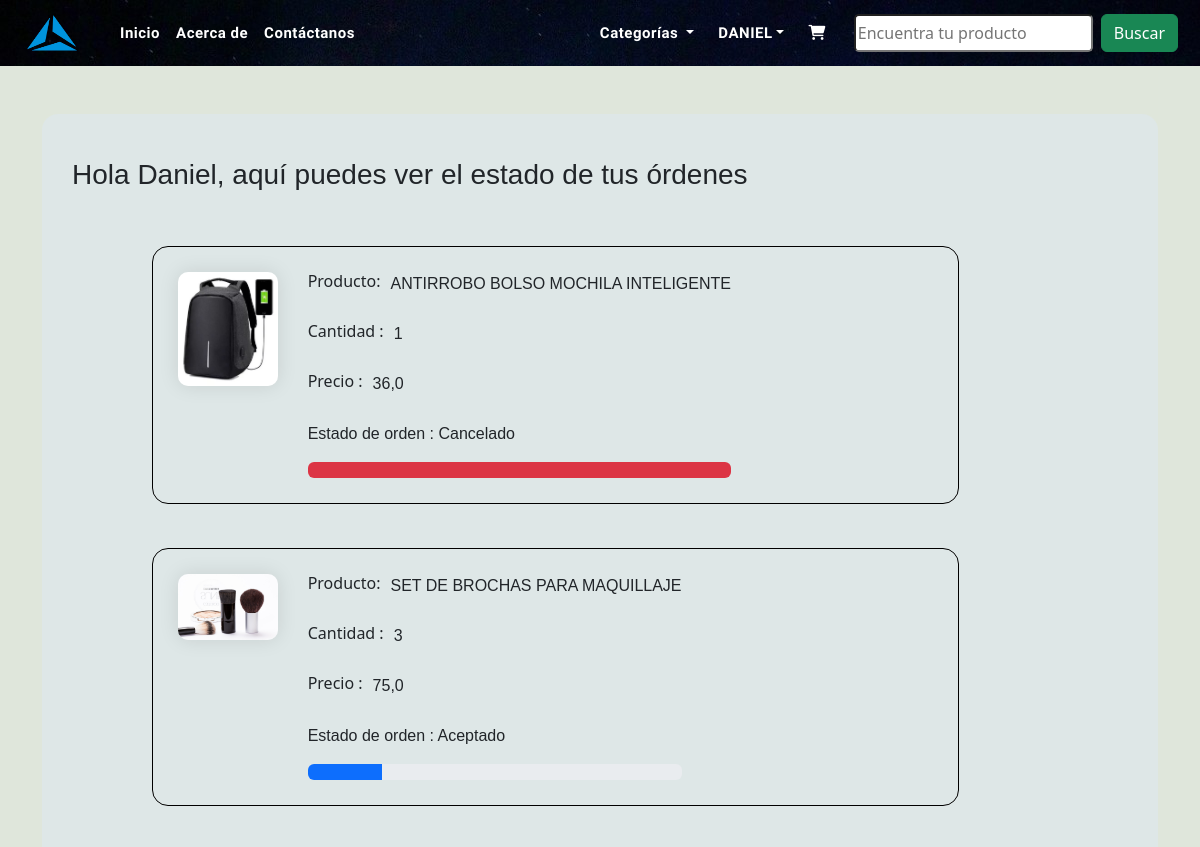
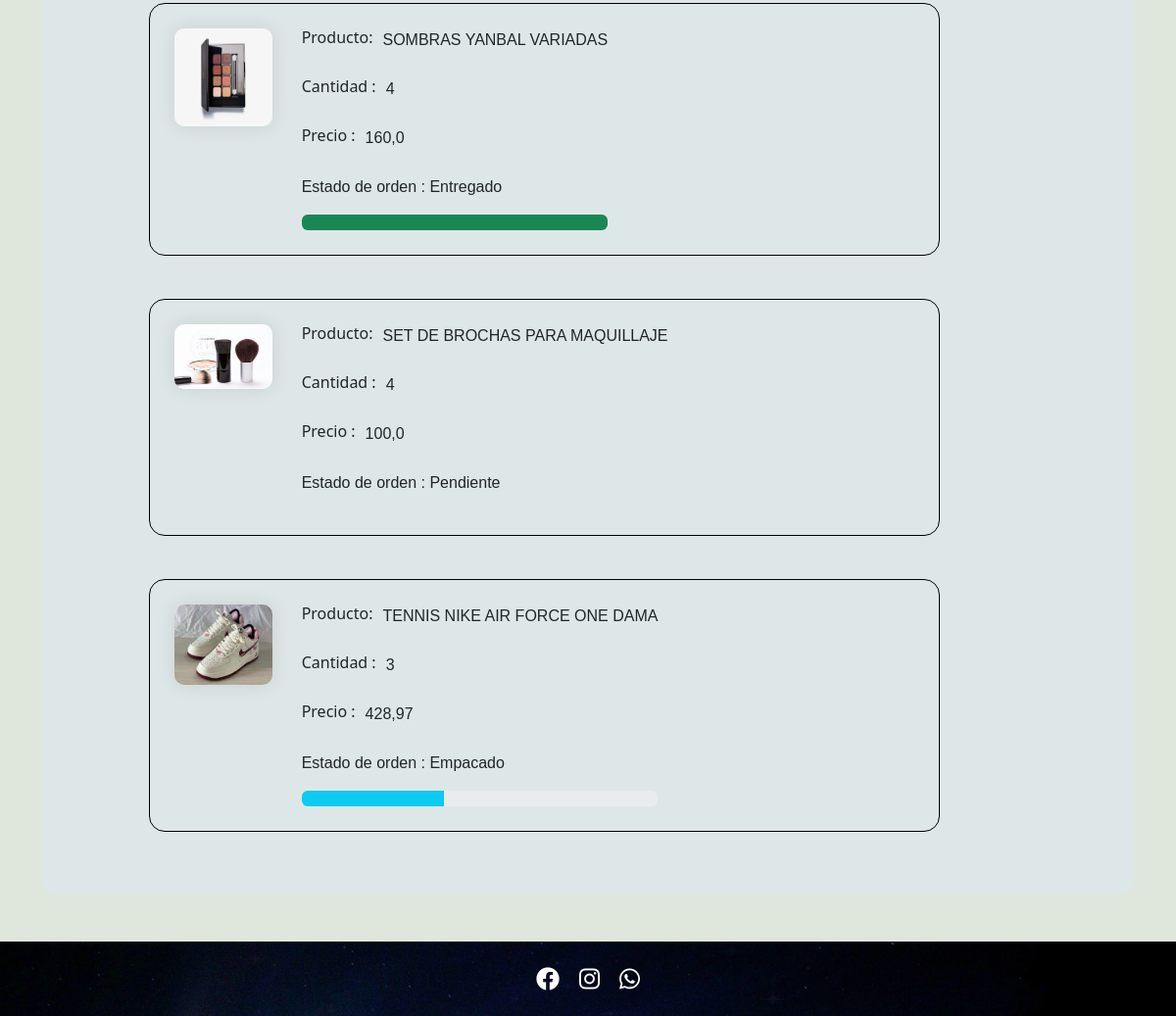
The page /orders/ (signed in) on the database as committed earlier (2 pictures, top to bottom).
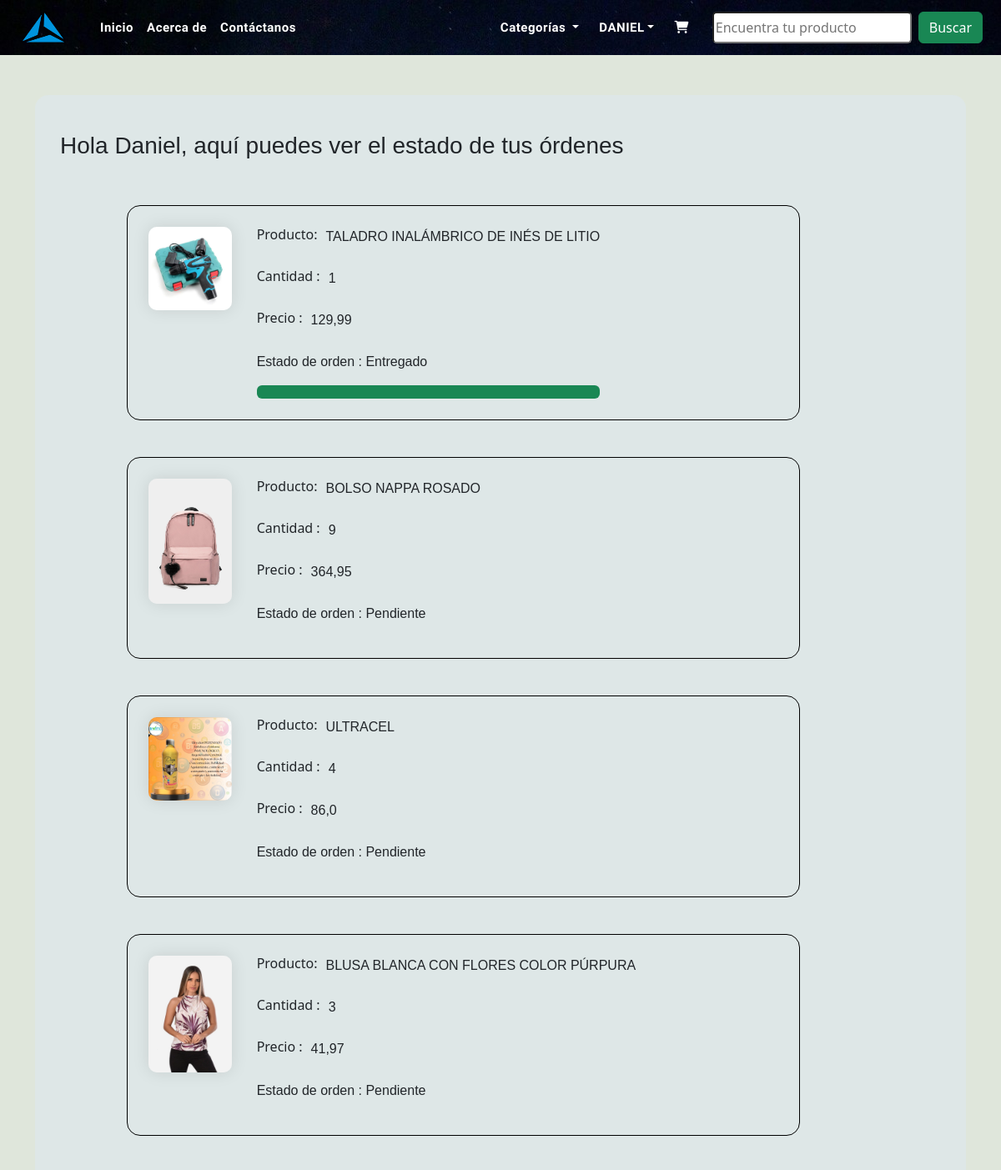
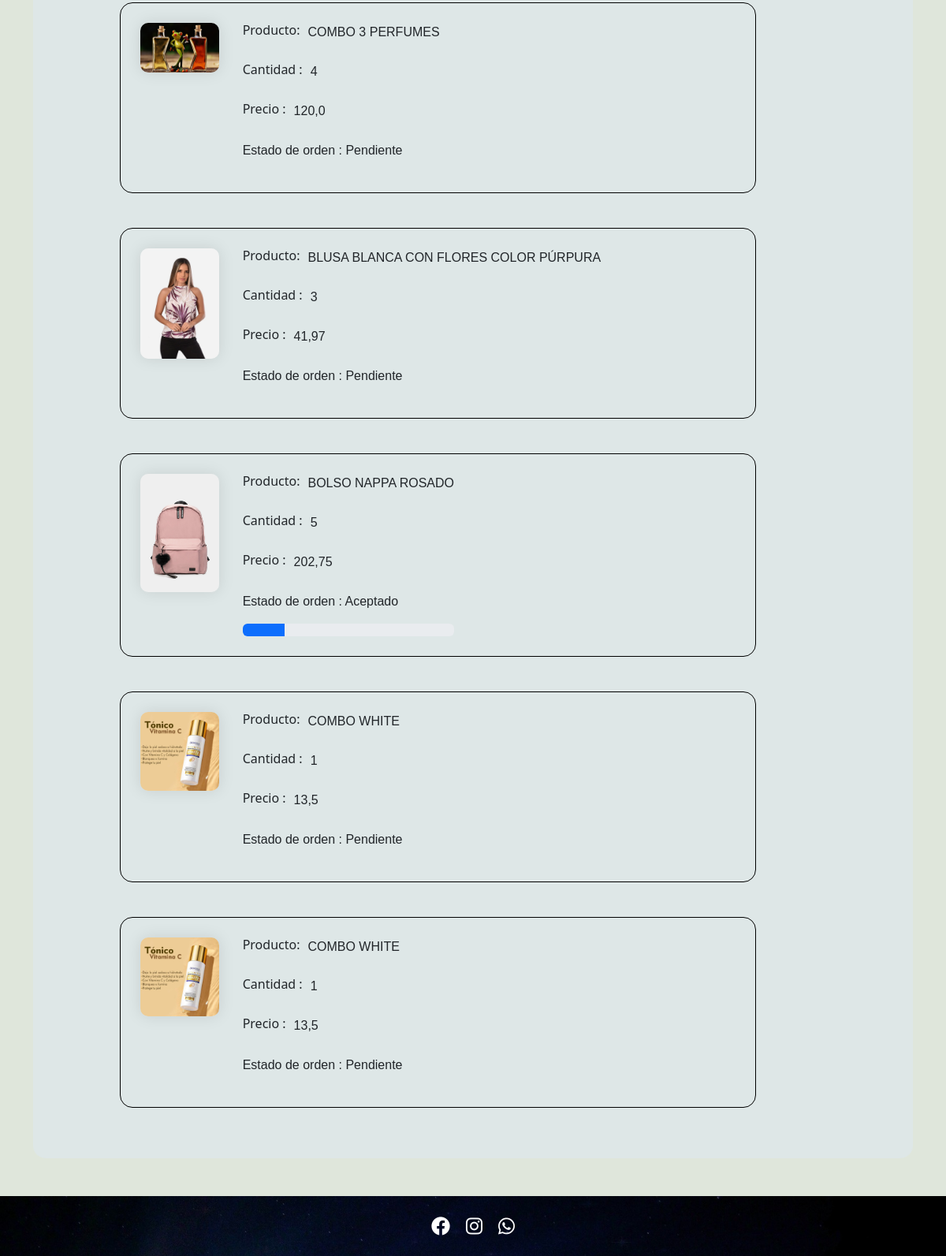
The same page on the database as committed later (2 pictures, top to bottom).
### app/models.py (models this page shows, shortened)
class OrderPlaced(models.Model):
    user = models.ForeignKey(User,on_delete=models.CASCADE)
    customer = models.ForeignKey(Customer,on_delete=models.CASCADE)
    product = models.ForeignKey(Product,on_delete=models.CASCADE)
    cantidad = models.PositiveIntegerField(default=1)
    fecha_orden = models.DateTimeField(auto_now_add=True)
    status = models.CharField(max_length=50,choices=STATUS_CHOICES, default='Pendiente')
    payment = models.ForeignKey(Payment,on_delete=models.CASCADE,default="")
    class Meta:
        verbose_name_plural = "Pedidos Realizados"
    @property
    def total_cost(self):
        return self.cantidad * self.product.precio_con_descuento

class Product(models.Model):
    titulo_producto = models.CharField(max_length=100)
    precio_venta = models.FloatField()
    precio_con_descuento = models.FloatField()
    descripcion = models.TextField()
    referencia = models.TextField(default='')
    pais_origen = models.CharField(choices=COUNTRY_CHOICES, max_length=60)
    categoria = models.CharField(choices=CATEGORY_CHOICES, max_length=2)
    imagen_producto = models.ImageField(upload_to='product')
    class Meta:
        verbose_name_plural = "Productos"

### app/views.py (the view)
# urls.py: path('orders/', views.orders,name='orders'),
@login_required
def orders(request):
    totalitem = 0
    wishitem = 0
    if request.user.is_authenticated:
        totalitem = len(Cart.objects.filter(user=request.user))
        wishitem = len(Wishlist.objects.filter(user=request.user))
    order_placed=OrderPlaced.objects.filter(user=request.user)
    return render(request, 'app/orders.html',locals())

### app/templates/app/orders.html (shortened to what this page needs)
{% extends 'app/base.html' %}
{% load static %}
{% block main-content %}
<div class="container my-5">
    <div class="banner-izquierdo">
        <br>
        <h3>Hola <span class="text-capitalize">{{request.user}}</span>, aquí puedes ver el estado de tus órdenes</h3>
        <br>
        <div class="col-sm-9 offset-sm-1">
            {% for op in order_placed %}
            <div class="div-ordenes-uno">
                <div class="orden-imagen">
                    <img src="{{op.product.imagen_producto.url}}" class="img-fluid" height="100" width="100">
                </div>
                <div class="orden-detalles">
                    <div class="detalle">
                        <h6>Producto: </h6>
                        <p>{{op.product.titulo_producto}}</p>
                    </div>
                    <div class="detalle">
                        <h6>Cantidad : </h6>
                        <p>{{op.cantidad}}</p>
                    </div>
                    <div class="detalle">
                        <h6>Precio : </h6>
                        <p>{{op.total_cost}}</p>
                    </div>
                    <div class="orden-estado">
                        <p>Estado de orden : {{op.status}}</p>
                        {% if op.status == 'Aceptado' %}
                        <div class="progress">
                            <div class="progress-bar" role="progressbar" style="width: 20%" aria-valuenow="20" aria-valuemin="0" aria-valuemax="100"></div>
                        </div>
                        {% elif op.status == 'Empacado' %}
                        <div class="progress">
                            <div class="progress-bar bg-info" role="progressbar" style="width: 40%" aria-valuenow="40" aria-valuemin="0" aria-valuemax="100"></div>
                        </div>
                        {% elif op.status == 'En camino' %}
                        <div class="progress">
                            <div class="progress-bar bg-warning" role="progressbar" style="width: 70%" aria-valuenow="70" aria-valuemin="0" aria-valuemax="100"></div>
                        </div>
                        {% elif op.status == 'Entregado' %}
                        <div class="progress">
                            <div class="progress-bar bg-success" role="progressbar" style="width: 100%" aria-valuenow="100" aria-valuemin="0" aria-valuemax="100"></div>
                        </div>
                        {% elif op.status == 'Cancelado' %}
                        <div class="progress">
                            <div class="progress-bar bg-danger" role="progressbar" style="width: 100%" aria-valuenow="100" aria-valuemin="0" aria-valuemax="100"></div>
                        </div>
                        {% endif %}
                    </div>
                </div>
            </div>
            <br>
            {% endfor %}
        </div>
    </div>
</div>
{% endblock main-content %}

### app/templates/app/base.html (shortened to what this page needs)
<!DOCTYPE html>
{% load static %}
<html lang="en">
<head>
    <link href="https://cdn.jsdelivr.net/npm/bootstrap@5.3.2/dist/css/bootstrap.min.css" rel="stylesheet">
    <link href="https://cdnjs.cloudflare.com/ajax/libs/select2/4.0.13/css/select2.min.css" rel="stylesheet" />
    <link rel="stylesheet" href="https://cdnjs.cloudflare.com/ajax/libs/font-awesome/6.0.0/css/all.min.css"
>
    <link rel="stylesheet" href="{% static 'app/css/owl.carousel.min.css' %}">
    <link rel="stylesheet" href="{% static 'src/bundle.css' %}">
    <link rel="stylesheet" href="{% static 'app/css/styles.css' %}">
</head>
<body class="dark">
    <nav class="navbar navbar-expand-lg navbar-dark" id='navbar'>
        <div class="container-fluid">
            <a href="/">
                <img src="{% static 'assets/images/icons/logolili.png' %}" width='60' height='50'>
            </a>
            <div class="collapse navbar-collapse" id="navbarSupportedContent">
                <ul class="navbar-nav me-auto mb-2 mb-lg-0 pc-only">
                    <li class="nav-item">
                        <a class="nav-link active" aria-current="page" href="/">Inicio</a>
                    </li>
                    <li class="nav-item">
                        <a class="nav-link active" href="{% url 'about' %}">Acerca de</a>
                    </li>
                    <li class="nav-item">
                        <a class="nav-link active" href="{% url 'contact' %}">Contáctanos</a>
                    </li>
                </ul>
                <ul class="navbar-nav">
                    <li class="nav-item dropdown">
                        <a class="nav-link dropdown-toggle active" href="#" role="button" data-bs-toggle="dropdown" aria-expanded="false">
                            Categorías
                        </a>
                    </li>
                    <li class="nav-item dropdown mx-2">
                        {% if request.user.is_authenticated %}
                        <a class="nav-link dropdown-toggle active" href="#" id="profileDropdown" role="button" data-bs-toggle="dropdown" aria-expanded="false">{{user|upper}}</a>
                    </li>
                    <li class="nav-item">
                        <a href="{% url 'showcart' %}" class="nav-link active">
                            <i class="fas fa-shopping-cart"></i>
                        </a>
                    </li>
                </ul>
                <form class="d-flex" role="search" action="/search">
                    <input class="form-control-1 me-2" type="search" placeholder="Encuentra tu producto" name="search" aria-label="Search">
                    <button class="btn btn-outline-success active" type="submit">Buscar</button>
                </form>
                {% endif %}
            </div>
        </div>
    </nav>
      {% block main-content %} {% endblock main-content %}
        <footer class="footer">
            <div class="social-icons">
                <a href="https://www.facebook.com/profile.php?id=100060375376089" class="icon" target="_blank"><i class="fab fa-facebook"></i></a>
                <a href="https://www.instagram.com/_astralshopp/" class="icon" target="_blank"><i class="fab fa-instagram"></i></a>
                <a href="https://api.whatsapp.com/send?phone=573017753925" class="icon" target="_blank"><i class="fab fa-whatsapp"></i></a>
            </div>
        </footer>
</body>
</html>

Rows that differ between the two databases and show on the page:
removed OrderPlaced: product.imagen_producto (picture), product.titulo_producto "ANTIRROBO BOLSO MOCHILA INTELIGENTE", cantidad "1", total_cost "36,0", status "Cancelado"
removed OrderPlaced: product.imagen_producto (picture), product.titulo_producto "SET DE BROCHAS PARA MAQUILLAJE", cantidad "3", total_cost "75,0", status "Aceptado"
removed OrderPlaced: product.imagen_producto (picture), product.titulo_producto "SOMBRAS YANBAL VARIADAS", cantidad "4", total_cost "160,0", status "Entregado"
removed OrderPlaced: product.imagen_producto (picture), product.titulo_producto "SET DE BROCHAS PARA MAQUILLAJE", cantidad "4", total_cost "100,0", status "Pendiente"
removed OrderPlaced: product.imagen_producto (picture), product.titulo_producto "TENNIS NIKE AIR FORCE ONE DAMA", cantidad "3", total_cost "428,97", status "Empacado"
added OrderPlaced: product.imagen_producto (picture), product.titulo_producto "TALADRO INALÁMBRICO DE INÉS DE LITIO", cantidad "1", total_cost "129,99", status "Entregado"
added OrderPlaced: product.imagen_producto (picture), product.titulo_producto "BOLSO NAPPA ROSADO", cantidad "9", total_cost "364,95", status "Pendiente"
added OrderPlaced: product.imagen_producto (picture), product.titulo_producto "ULTRACEL", cantidad "4", total_cost "86,0", status "Pendiente"
added OrderPlaced: product.imagen_producto (picture), product.titulo_producto "BLUSA BLANCA CON FLORES COLOR PÚRPURA", cantidad "3", total_cost "41,97", status "Pendiente"
added OrderPlaced: product.imagen_producto (picture), product.titulo_producto "COMBO 3 PERFUMES", cantidad "4", total_cost "120,0", status "Pendiente"
added OrderPlaced: product.imagen_producto (picture), product.titulo_producto "BLUSA BLANCA CON FLORES COLOR PÚRPURA", cantidad "3", total_cost "41,97", status "Pendiente"
added OrderPlaced: product.imagen_producto (picture), product.titulo_producto "BOLSO NAPPA ROSADO", cantidad "5", total_cost "202,75", status "Aceptado"
added OrderPlaced: product.imagen_producto (picture), product.titulo_producto "COMBO WHITE", cantidad "1", total_cost "13,5", status "Pendiente"
added OrderPlaced: product.imagen_producto (picture), product.titulo_producto "COMBO WHITE", cantidad "1", total_cost "13,5", status "Pendiente"
